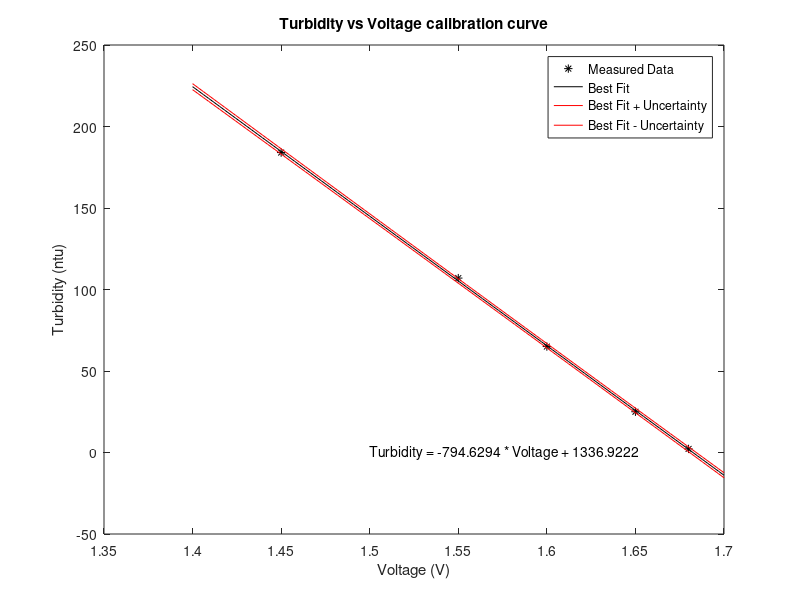

MATLAB code to generate this figure:
voltage = [1.68 1.65 1.60 1.55 1.45]; %percent of max fan speed
%REQUIRES ATTENTION
turb = [2.2 25 65 107 184]; %read in the white box
%REQUIRES ATTENTION
xmeas = voltage; %copying variable names for copy pasta purposes
ymeas = turb;

%coefficients of the fit and information about the errors
%REQUIRES ATTENTION
order = 1; %order of the polynomial fit
[coefficients, S] = polyfit(xmeas, ymeas, order); 

%values to plot the best fit curve over
%REQUIRES ATTENTION
xstart = 1.4; %start and end values to cover the range
%REQUIRES ATTENTION
xend = 1.7; %of the measured data
x0 = linspace(xstart,xend,100); 

%bestfit is the y values of the best fit, delta is something about the errors
[bestfit, delta] = polyval(coefficients, x0, S);

%uncertainties on the best fit line
upper = bestfit + delta;
lower = bestfit - delta;

%plot the original data and the best fit line with its uncertainties
plot(xmeas,ymeas,'*k');
hold on;
plot(x0, bestfit,'-k');
hold on;
plot(x0, upper, '-r');
hold on;
plot(x0, lower, '-r');
%REQUIRES ATTENTION
xlabel('Voltage (V)');
%REQUIRES ATTENTION
ylabel('Turbidity (ntu)');
title('Turbidity vs Voltage calibration curve');
legend('Measured Data','Best Fit','Best Fit + Uncertainty','Best Fit - Uncertainty');
%REQUIRES ATTENTION
text(1.5, 0, ['Turbidity = ' num2str(coefficients(1)) ' * Voltage + ' num2str(coefficients(2))]);

